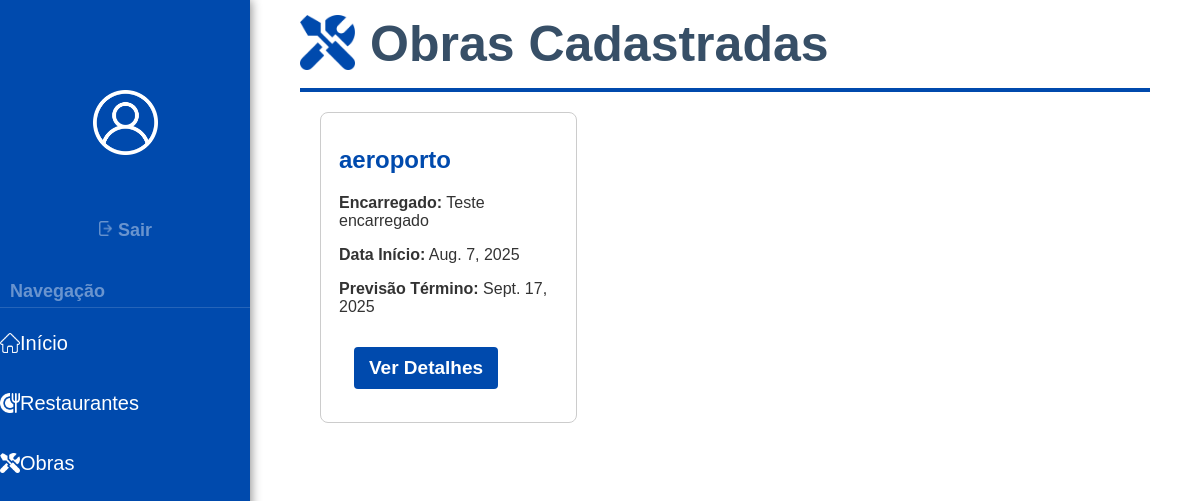
Page /listar-obras/ (signed in) on the earlier database version.
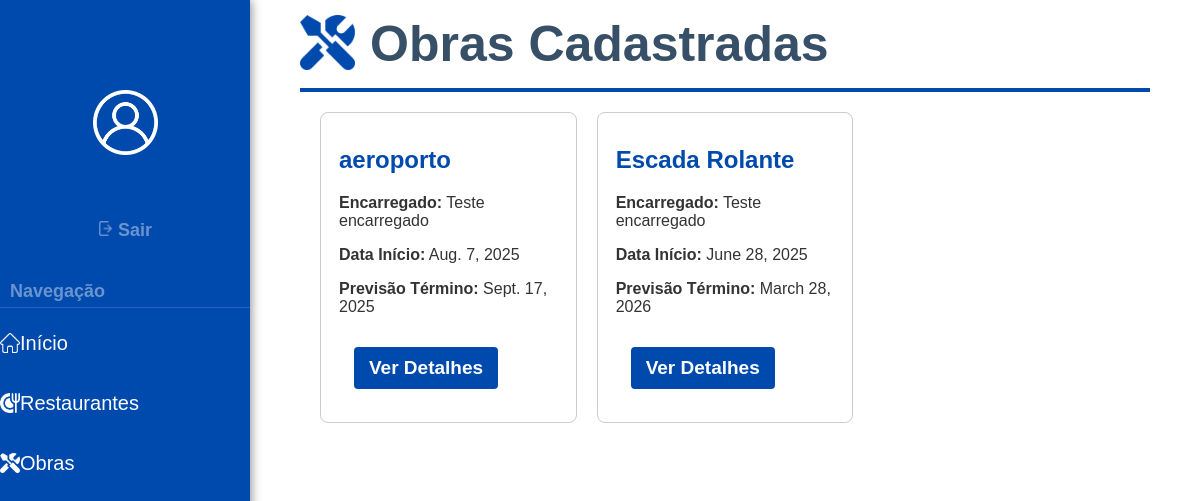
Same page on the later database version.
### Sistema/models.py (models this page shows, shortened)
class Obra(models.Model):
    STATUS_CHOICES = [
        ('PLANEJAMENTO', 'Planejamento'),
        ('ANDAMENTO', 'Em Andamento'),
        ('PARADA', 'Parada'),
        ('CONCLUIDA', 'Concluída'),
        ('CANCELADA', 'Cancelada'),
    ]
    nome = models.CharField(
        max_length=100,
        verbose_name="Nome da Obra"
    )
    empresa = models.CharField(
        max_length=100,
        verbose_name="Empresa Responsável"
    )
    endereco = models.TextField(
        verbose_name="Endereço Completo"
    )
    data_inicio = models.DateField(
        verbose_name="Data de Início"
    )
    data_prevista_termino = models.DateField(
        verbose_name="Previsão de Término",
        blank=True,
        null=True
    )
    data_real_termino = models.DateField(
        verbose_name="Data Real de Término",
        blank=True,
        null=True
    )
    status = models.CharField(
        max_length=12,
        choices=STATUS_CHOICES,
        default='PLANEJAMENTO',
        verbose_name="Status da Obra"
    )
    descricao = models.TextField(
        verbose_name="Descrição",
        blank=True
    )
    encarregado_responsavel = models.ForeignKey(
        User,
        on_delete=models.CASCADE,
        verbose_name="Encarregado Vinculado",
        null=True,
        blank=True,
        related_name='obras'
    )
    restaurante_vinculado = models.ForeignKey(
        'Restaurante',
        on_delete=models.CASCADE,
        verbose_name="Restaurante vinculado",
        null=True,
        blank=True,
    )
    hotel_vinculado = models.ForeignKey(
        'Hotel',
        on_delete=models.CASCADE,
        verbose_name="Hotel vinculado",
        null=True,
        blank=True,
    )
    class Meta:
        verbose_name = "Obra"
        verbose_name_plural = "Obras"
        ordering = ['-data_inicio']
        permissions = [
            ('view_obra_report', 'Pode visualizar relatórios de obra'),
        ]

### Sistema/views.py (the view)
# urls.py: path('listar-obras/', views.listar_obras, name='listar-obras'),
@login_required
def listar_obras(request):
    user = request.user
    if user.groups.filter(name='Encarregados').exists():
        obras = Obra.objects.filter(encarregado_responsavel=user)
    else:
        obras = Obra.objects.all()
    context = {
        'obras': obras,
        'pode_ver_colaboradores': user.groups.filter(name='Administradores').exists() or user.is_superuser,
        'pode_ver_restaurantes': user.has_perm('Sistema.view_restaurante') or user.is_superuser,
        'pode_ver_obras': user.has_perm('Sistema.view_obra') or user.is_superuser,
        'pode_adicionar_obra': user.has_perm('Sistema.add_obra') or user.is_superuser,
        'pode_editar_obra': user.has_perm('Sistema.change_obra') or user.is_superuser,
        'pode_deletar_obra': user.has_perm('Sistema.delete_obra') or user.is_superuser,
        'pode_ver_usuarios': user.groups.filter(name='Administradores').exists() or user.is_superuser,
        'pode_ver_dashboard': user.groups.filter(name='Administradores').exists() or user.is_superuser,
    }
    return render(request, 'lista-obras.html', context)

### Sistema/templates/lista-obras.html (shortened to what this page needs)
{% load static %}
<!DOCTYPE html>
<html lang="pt-BR">
<head>
  <link rel="stylesheet" href="{% static 'css/style.css' %}">
</head>
<body>
  <div class="page-container" style="display: flex; min-height: 100vh;">
    <div class="sidebar">
      <div class="logout-container">
        <img src="{% static 'images/white version/user.png' %}" alt="user" height="65" width="65" style="display: flex; margin:auto; margin-bottom: 55px; margin-top: 90px;">
        <form method="POST" action="{% url 'logout' %}">
          <button type="submit" class="sair-btn">
            <img src="{% static 'images/logout.png' %}" alt="logout" height="15" width="15">
            Sair
          </button>
        </form>
      </div>
      <label>Navegação</label>
      <hr>
      <a href="{% url 'home' %}">
      <img src="{% static 'images/white version/inicio.png' %}" height="20" width="20"> Início
    </a>
    {% if pode_ver_restaurantes %}
      <a href="{% url 'listar-restaurantes' %}">
        <img src="{% static 'images/white version/rest.png' %}" height="20" width="20"> Restaurantes
      </a>
    {% endif %}
    {% if pode_ver_obras %}
    <a href="{% url 'listar-obras' %}">
      <img src="{% static 'images/white version/obra.png' %}" height="20" width="20"> Obras
    </a>
    {% endif %}
  </div>
    <div class="corpo">
      <h>
        <img src="{% static 'images/blue version/sketching.png' %}" alt="Logo" height="55" width="55" style="margin-right: 15px;">
        Obras Cadastradas
      </h>
      <div class="cards-container" style="display: grid; grid-template-columns: repeat(3, 1fr); gap: 20px; padding: 20px;">
        {% for obra in obras %}
        <div class="card" style="border: 1px solid #ccc; border-radius: 8px; padding: 18px; background: white;">
          <h2>{{ obra.nome }}</h2>
          <p><strong>Encarregado:</strong>
            {% if obra.encarregado_responsavel %}
              {{ obra.encarregado_responsavel.username }}
            {% else %}
              Não definido
            {% endif %}
          </p>
          <p><strong>Data Início:</strong> {{ obra.data_inicio }}</p>
          <p><strong>Previsão Término:</strong> {{ obra.data_prevista_termino }}</p>
          <button class="blue-button" type="button" style="margin-top: 15px;">Ver Detalhes</button>
        </div>
        {% endfor %}
      </div>
    </div>
  </div>
</body>
</html>

Differences in the rows shown:
added Obra: nome "Escada Rolante", encarregado_responsavel.username "Teste encarregado", data_inicio "June 28, 2025", data_prevista_termino "March 28, 2026"
